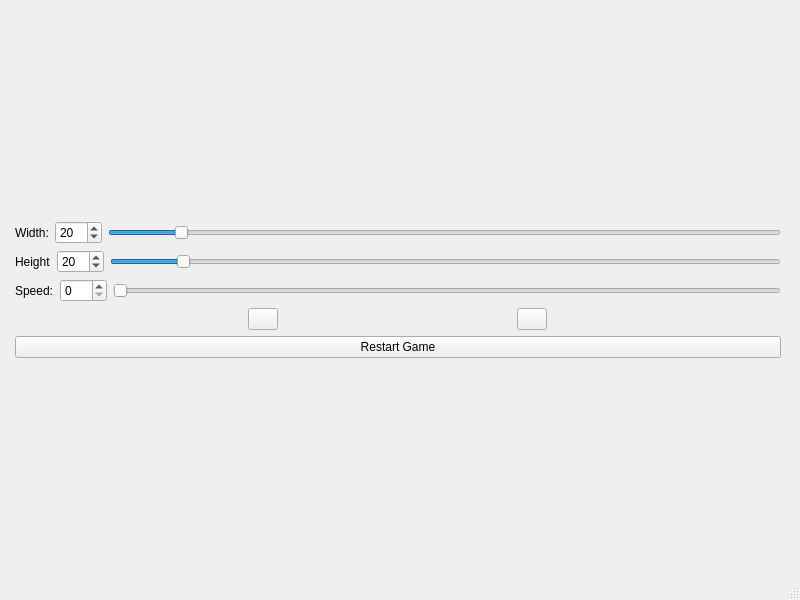
<?xml version="1.0" encoding="UTF-8"?>
<ui version="4.0">
 <class>MainWindow</class>
 <widget class="QMainWindow" name="MainWindow">
  <property name="geometry">
   <rect>
    <x>0</x>
    <y>0</y>
    <width>800</width>
    <height>600</height>
   </rect>
  </property>
  <property name="windowTitle">
   <string>MainWindow</string>
  </property>
  <widget class="QWidget" name="centralwidget">
   <layout class="QHBoxLayout" name="horizontalLayout">
    <item>
     <widget class="mplWidget" name="mplWidget" native="true"/>
    </item>
    <item>
     <layout class="QVBoxLayout" name="verticalLayout">
      <property name="rightMargin">
       <number>10</number>
      </property>
      <item>
       <spacer name="vertical_spacer_top">
        <property name="orientation">
         <enum>Qt::Vertical</enum>
        </property>
        <property name="sizeHint" stdset="0">
         <size>
          <width>20</width>
          <height>40</height>
         </size>
        </property>
       </spacer>
      </item>
      <item>
       <layout class="QHBoxLayout" name="grid_width_layout">
        <item>
         <widget class="QLabel" name="grid_width_label">
          <property name="statusTip">
           <string/>
          </property>
          <property name="whatsThis">
           <string/>
          </property>
          <property name="text">
           <string>Width:</string>
          </property>
         </widget>
        </item>
        <item>
         <widget class="QSpinBox" name="grid_width_slider_2">
          <property name="statusTip">
           <string>Width of game</string>
          </property>
          <property name="whatsThis">
           <string>Width of game</string>
          </property>
          <property name="maximum">
           <number>500</number>
          </property>
          <property name="value">
           <number>20</number>
          </property>
         </widget>
        </item>
        <item>
         <widget class="QSlider" name="grid_width_slider">
          <property name="statusTip">
           <string>Width of game</string>
          </property>
          <property name="whatsThis">
           <string>Width of game</string>
          </property>
          <property name="maximum">
           <number>200</number>
          </property>
          <property name="value">
           <number>20</number>
          </property>
          <property name="orientation">
           <enum>Qt::Horizontal</enum>
          </property>
         </widget>
        </item>
       </layout>
      </item>
      <item>
       <layout class="QHBoxLayout" name="grid_height_layout">
        <item>
         <widget class="QLabel" name="grid_height_label">
          <property name="statusTip">
           <string/>
          </property>
          <property name="text">
           <string>Height</string>
          </property>
         </widget>
        </item>
        <item>
         <widget class="QSpinBox" name="grid_height_spinbox">
          <property name="statusTip">
           <string>Height of game</string>
          </property>
          <property name="whatsThis">
           <string>Height of game</string>
          </property>
          <property name="maximum">
           <number>500</number>
          </property>
          <property name="value">
           <number>20</number>
          </property>
         </widget>
        </item>
        <item>
         <widget class="QSlider" name="grid_height_slider">
          <property name="statusTip">
           <string>Height of game</string>
          </property>
          <property name="whatsThis">
           <string>Height of game</string>
          </property>
          <property name="maximum">
           <number>200</number>
          </property>
          <property name="value">
           <number>20</number>
          </property>
          <property name="orientation">
           <enum>Qt::Horizontal</enum>
          </property>
         </widget>
        </item>
       </layout>
      </item>
      <item>
       <layout class="QHBoxLayout" name="speed_layout">
        <property name="spacing">
         <number>6</number>
        </property>
        <property name="sizeConstraint">
         <enum>QLayout::SetDefaultConstraint</enum>
        </property>
        <item>
         <widget class="QLabel" name="speed_label">
          <property name="toolTip">
           <string>Speed</string>
          </property>
          <property name="statusTip">
           <string>Number of generations per second</string>
          </property>
          <property name="whatsThis">
           <string>Number of generations per second</string>
          </property>
          <property name="text">
           <string>Speed:</string>
          </property>
         </widget>
        </item>
        <item>
         <widget class="QSpinBox" name="speed_spin_box">
          <property name="toolTip">
           <string>Speed</string>
          </property>
          <property name="statusTip">
           <string>Number of generations per second</string>
          </property>
          <property name="whatsThis">
           <string>Number of generations per second</string>
          </property>
          <property name="maximum">
           <number>999</number>
          </property>
         </widget>
        </item>
        <item>
         <widget class="QSlider" name="speed_slider">
          <property name="orientation">
           <enum>Qt::Horizontal</enum>
          </property>
         </widget>
        </item>
       </layout>
      </item>
      <item>
       <layout class="QHBoxLayout" name="play_next_layout">
        <item>
         <widget class="QPushButton" name="iteration_play">
          <property name="maximumSize">
           <size>
            <width>30</width>
            <height>16777215</height>
           </size>
          </property>
          <property name="text">
           <string/>
          </property>
          <property name="icon">
           <iconset>
            <normaloff>../assets/baseline_play_arrow_black_18dp.png</normaloff>../assets/baseline_play_arrow_black_18dp.png</iconset>
          </property>
          <property name="checkable">
           <bool>true</bool>
          </property>
          <property name="autoRepeat">
           <bool>false</bool>
          </property>
         </widget>
        </item>
        <item>
         <widget class="QPushButton" name="iteration_next">
          <property name="maximumSize">
           <size>
            <width>30</width>
            <height>16777215</height>
           </size>
          </property>
          <property name="text">
           <string/>
          </property>
          <property name="icon">
           <iconset>
            <normaloff>../assets/baseline_skip_next_black_18dp.png</normaloff>../assets/baseline_skip_next_black_18dp.png</iconset>
          </property>
         </widget>
        </item>
       </layout>
      </item>
      <item>
       <widget class="QPushButton" name="restart_game">
        <property name="text">
         <string>Restart Game</string>
        </property>
        <property name="checkable">
         <bool>false</bool>
        </property>
       </widget>
      </item>
      <item>
       <spacer name="vertical_space_bottom">
        <property name="orientation">
         <enum>Qt::Vertical</enum>
        </property>
        <property name="sizeHint" stdset="0">
         <size>
          <width>20</width>
          <height>40</height>
         </size>
        </property>
       </spacer>
      </item>
     </layout>
    </item>
   </layout>
  </widget>
  <widget class="QMenuBar" name="menubar">
   <property name="geometry">
    <rect>
     <x>0</x>
     <y>0</y>
     <width>800</width>
     <height>21</height>
    </rect>
   </property>
  </widget>
  <widget class="QStatusBar" name="statusbar"/>
 </widget>
 <customwidgets>
  <customwidget>
   <class>mplWidget</class>
   <extends>QWidget</extends>
   <header>mplwidget.h</header>
   <container>1</container>
  </customwidget>
 </customwidgets>
 <resources>
  <include location="../assets/source.qrc"/>
 </resources>
 <connections>
  <connection>
   <sender>speed_slider</sender>
   <signal>valueChanged(int)</signal>
   <receiver>speed_spin_box</receiver>
   <slot>setValue(int)</slot>
   <hints>
    <hint type="sourcelabel">
     <x>555</x>
     <y>300</y>
    </hint>
    <hint type="destinationlabel">
     <x>471</x>
     <y>300</y>
    </hint>
   </hints>
  </connection>
  <connection>
   <sender>grid_height_slider</sender>
   <signal>valueChanged(int)</signal>
   <receiver>grid_height_spinbox</receiver>
   <slot>setValue(int)</slot>
   <hints>
    <hint type="sourcelabel">
     <x>554</x>
     <y>276</y>
    </hint>
    <hint type="destinationlabel">
     <x>452</x>
     <y>275</y>
    </hint>
   </hints>
  </connection>
  <connection>
   <sender>grid_width_slider</sender>
   <signal>valueChanged(int)</signal>
   <receiver>grid_width_slider_2</receiver>
   <slot>setValue(int)</slot>
   <hints>
    <hint type="sourcelabel">
     <x>538</x>
     <y>239</y>
    </hint>
    <hint type="destinationlabel">
     <x>455</x>
     <y>238</y>
    </hint>
   </hints>
  </connection>
 </connections>
</ui>
